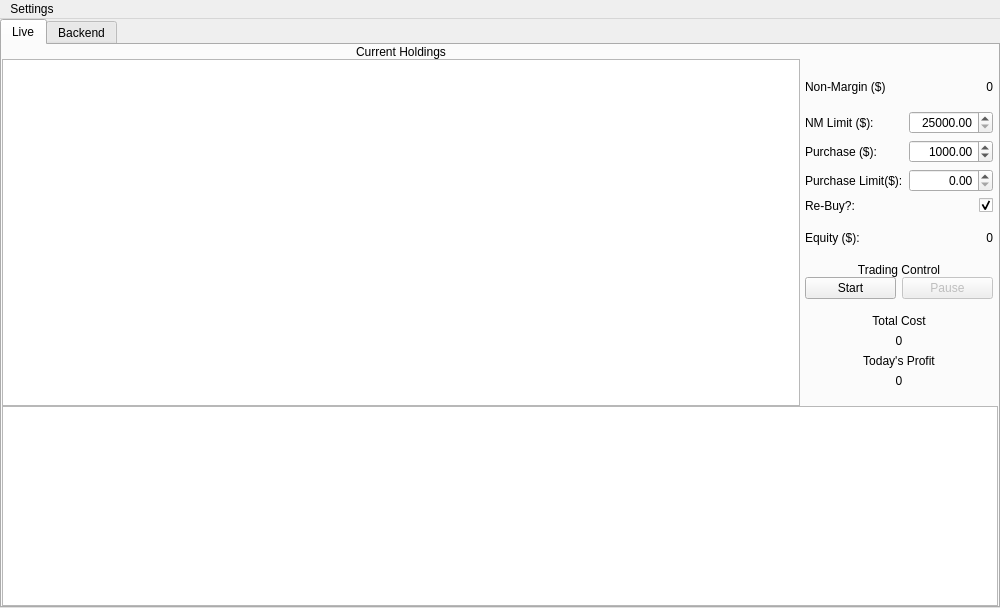
<?xml version="1.0" encoding="UTF-8"?>
<ui version="4.0">
 <class>MainWindow</class>
 <widget class="QMainWindow" name="MainWindow">
  <property name="geometry">
   <rect>
    <x>0</x>
    <y>0</y>
    <width>1000</width>
    <height>608</height>
   </rect>
  </property>
  <property name="windowTitle">
   <string>MainWindow</string>
  </property>
  <widget class="QWidget" name="centralwidget">
   <layout class="QGridLayout" name="gridLayout">
    <property name="leftMargin">
     <number>0</number>
    </property>
    <property name="topMargin">
     <number>0</number>
    </property>
    <property name="rightMargin">
     <number>0</number>
    </property>
    <property name="bottomMargin">
     <number>0</number>
    </property>
    <property name="horizontalSpacing">
     <number>0</number>
    </property>
    <property name="verticalSpacing">
     <number>5</number>
    </property>
    <item row="0" column="0">
     <widget class="QTabWidget" name="tabWidget">
      <property name="currentIndex">
       <number>0</number>
      </property>
      <widget class="QWidget" name="liveTab">
       <attribute name="title">
        <string>Live</string>
       </attribute>
       <layout class="QGridLayout" name="gridLayout_3">
        <property name="leftMargin">
         <number>0</number>
        </property>
        <property name="topMargin">
         <number>0</number>
        </property>
        <property name="rightMargin">
         <number>0</number>
        </property>
        <property name="bottomMargin">
         <number>0</number>
        </property>
        <property name="spacing">
         <number>0</number>
        </property>
        <item row="2" column="1">
         <widget class="QFrame" name="frame">
          <property name="frameShape">
           <enum>QFrame::NoFrame</enum>
          </property>
          <property name="frameShadow">
           <enum>QFrame::Raised</enum>
          </property>
          <layout class="QGridLayout" name="gridLayout_2">
           <property name="leftMargin">
            <number>5</number>
           </property>
           <property name="rightMargin">
            <number>5</number>
           </property>
           <item row="5" column="1">
            <widget class="QLabel" name="holdLabel">
             <property name="whatsThis">
              <string>How much you're worth</string>
             </property>
             <property name="text">
              <string>0</string>
             </property>
             <property name="alignment">
              <set>Qt::AlignRight|Qt::AlignTrailing|Qt::AlignVCenter</set>
             </property>
            </widget>
           </item>
           <item row="0" column="0">
            <widget class="QLabel" name="label_4">
             <property name="text">
              <string>Non-Margin ($)</string>
             </property>
            </widget>
           </item>
           <item row="5" column="0">
            <widget class="QLabel" name="label_3">
             <property name="text">
              <string>Equity ($):</string>
             </property>
            </widget>
           </item>
           <item row="2" column="0">
            <widget class="QLabel" name="label_6">
             <property name="text">
              <string>Purchase ($):</string>
             </property>
            </widget>
           </item>
           <item row="1" column="1">
            <widget class="QDoubleSpinBox" name="marginSpin">
             <property name="whatsThis">
              <string>Min 25k for SEC day trading</string>
             </property>
             <property name="alignment">
              <set>Qt::AlignRight|Qt::AlignTrailing|Qt::AlignVCenter</set>
             </property>
             <property name="minimum">
              <double>25000.000000000000000</double>
             </property>
             <property name="maximum">
              <double>99999.990000000005239</double>
             </property>
             <property name="singleStep">
              <double>0.010000000000000</double>
             </property>
             <property name="value">
              <double>25000.000000000000000</double>
             </property>
            </widget>
           </item>
           <item row="1" column="0">
            <widget class="QLabel" name="label_2">
             <property name="text">
              <string>NM Limit ($):</string>
             </property>
            </widget>
           </item>
           <item row="2" column="1">
            <widget class="QDoubleSpinBox" name="purPrice">
             <property name="whatsThis">
              <string>How much you want to spend on each purchase</string>
             </property>
             <property name="alignment">
              <set>Qt::AlignRight|Qt::AlignTrailing|Qt::AlignVCenter</set>
             </property>
             <property name="maximum">
              <double>999999.989999999990687</double>
             </property>
             <property name="singleStep">
              <double>0.100000000000000</double>
             </property>
             <property name="value">
              <double>1000.000000000000000</double>
             </property>
            </widget>
           </item>
           <item row="4" column="0">
            <widget class="QLabel" name="label_9">
             <property name="text">
              <string>Re-Buy?:</string>
             </property>
            </widget>
           </item>
           <item row="0" column="1">
            <widget class="QLabel" name="marginLabel">
             <property name="whatsThis">
              <string>How much cash ya have on hand</string>
             </property>
             <property name="text">
              <string>0</string>
             </property>
             <property name="alignment">
              <set>Qt::AlignRight|Qt::AlignTrailing|Qt::AlignVCenter</set>
             </property>
            </widget>
           </item>
           <item row="4" column="1">
            <widget class="QCheckBox" name="rebuy">
             <property name="whatsThis">
              <string>If checked, a Tick will placed back on the Queue once sold</string>
             </property>
             <property name="layoutDirection">
              <enum>Qt::RightToLeft</enum>
             </property>
             <property name="text">
              <string/>
             </property>
             <property name="checked">
              <bool>true</bool>
             </property>
            </widget>
           </item>
           <item row="7" column="0" colspan="2">
            <widget class="QFrame" name="frame_4">
             <property name="frameShape">
              <enum>QFrame::NoFrame</enum>
             </property>
             <property name="frameShadow">
              <enum>QFrame::Raised</enum>
             </property>
             <layout class="QGridLayout" name="gridLayout_6">
              <item row="0" column="0">
               <widget class="QLabel" name="label_12">
                <property name="text">
                 <string>Total Cost</string>
                </property>
                <property name="alignment">
                 <set>Qt::AlignCenter</set>
                </property>
               </widget>
              </item>
              <item row="2" column="0">
               <widget class="QLabel" name="label_8">
                <property name="text">
                 <string>Today's Profit</string>
                </property>
                <property name="alignment">
                 <set>Qt::AlignCenter</set>
                </property>
               </widget>
              </item>
              <item row="3" column="0">
               <widget class="QLabel" name="profitLabel">
                <property name="whatsThis">
                 <string>How much you've made today</string>
                </property>
                <property name="text">
                 <string>0</string>
                </property>
                <property name="alignment">
                 <set>Qt::AlignCenter</set>
                </property>
               </widget>
              </item>
              <item row="1" column="0">
               <widget class="QLabel" name="totalCost">
                <property name="whatsThis">
                 <string>How much you've spent today</string>
                </property>
                <property name="text">
                 <string>0</string>
                </property>
                <property name="alignment">
                 <set>Qt::AlignCenter</set>
                </property>
               </widget>
              </item>
             </layout>
            </widget>
           </item>
           <item row="6" column="0" colspan="2">
            <widget class="QFrame" name="frame_3">
             <property name="frameShape">
              <enum>QFrame::NoFrame</enum>
             </property>
             <property name="frameShadow">
              <enum>QFrame::Raised</enum>
             </property>
             <layout class="QGridLayout" name="gridLayout_5">
              <property name="leftMargin">
               <number>0</number>
              </property>
              <property name="topMargin">
               <number>0</number>
              </property>
              <property name="rightMargin">
               <number>0</number>
              </property>
              <property name="bottomMargin">
               <number>0</number>
              </property>
              <property name="verticalSpacing">
               <number>0</number>
              </property>
              <item row="0" column="0" colspan="2">
               <widget class="QLabel" name="label_7">
                <property name="text">
                 <string>Trading Control</string>
                </property>
                <property name="alignment">
                 <set>Qt::AlignCenter</set>
                </property>
               </widget>
              </item>
              <item row="1" column="0">
               <widget class="QPushButton" name="startBut">
                <property name="text">
                 <string>Start</string>
                </property>
               </widget>
              </item>
              <item row="1" column="1">
               <widget class="QPushButton" name="pauseBut">
                <property name="enabled">
                 <bool>false</bool>
                </property>
                <property name="text">
                 <string>Pause</string>
                </property>
               </widget>
              </item>
             </layout>
            </widget>
           </item>
           <item row="3" column="0">
            <widget class="QLabel" name="label">
             <property name="text">
              <string>Purchase Limit($):</string>
             </property>
            </widget>
           </item>
           <item row="3" column="1">
            <widget class="QDoubleSpinBox" name="purLimit">
             <property name="whatsThis">
              <string>How much of the Non-Margin you want to spend</string>
             </property>
             <property name="alignment">
              <set>Qt::AlignRight|Qt::AlignTrailing|Qt::AlignVCenter</set>
             </property>
             <property name="maximum">
              <double>99999.000000000000000</double>
             </property>
            </widget>
           </item>
          </layout>
         </widget>
        </item>
        <item row="3" column="0" colspan="2">
         <widget class="PlotWidget" name="graph">
          <property name="sizePolicy">
           <sizepolicy hsizetype="Preferred" vsizetype="Preferred">
            <horstretch>0</horstretch>
            <verstretch>0</verstretch>
           </sizepolicy>
          </property>
          <property name="minimumSize">
           <size>
            <width>500</width>
            <height>200</height>
           </size>
          </property>
          <property name="frameShape">
           <enum>QFrame::StyledPanel</enum>
          </property>
          <property name="frameShadow">
           <enum>QFrame::Raised</enum>
          </property>
         </widget>
        </item>
        <item row="1" column="0">
         <widget class="QLabel" name="label_5">
          <property name="text">
           <string>Current Holdings</string>
          </property>
          <property name="alignment">
           <set>Qt::AlignCenter</set>
          </property>
         </widget>
        </item>
        <item row="2" column="0">
         <widget class="ObjListTable" name="holding">
          <property name="editTriggers">
           <set>QAbstractItemView::NoEditTriggers</set>
          </property>
          <property name="tabKeyNavigation">
           <bool>false</bool>
          </property>
          <property name="showDropIndicator" stdset="0">
           <bool>false</bool>
          </property>
          <property name="dragDropOverwriteMode">
           <bool>false</bool>
          </property>
          <property name="selectionBehavior">
           <enum>QAbstractItemView::SelectRows</enum>
          </property>
          <attribute name="horizontalHeaderMinimumSectionSize">
           <number>130</number>
          </attribute>
          <attribute name="horizontalHeaderStretchLastSection">
           <bool>true</bool>
          </attribute>
          <attribute name="verticalHeaderCascadingSectionResizes">
           <bool>true</bool>
          </attribute>
         </widget>
        </item>
       </layout>
      </widget>
      <widget class="QWidget" name="backTab">
       <attribute name="title">
        <string>Backend</string>
       </attribute>
       <layout class="QGridLayout" name="gridLayout_4">
        <item row="1" column="0">
         <widget class="Transactions" name="transTable">
          <property name="minimumSize">
           <size>
            <width>200</width>
            <height>0</height>
           </size>
          </property>
          <property name="maximumSize">
           <size>
            <width>400</width>
            <height>16777215</height>
           </size>
          </property>
          <property name="selectionBehavior">
           <enum>QAbstractItemView::SelectRows</enum>
          </property>
          <attribute name="horizontalHeaderDefaultSectionSize">
           <number>85</number>
          </attribute>
          <attribute name="horizontalHeaderStretchLastSection">
           <bool>true</bool>
          </attribute>
          <column>
           <property name="text">
            <string>Tick</string>
           </property>
          </column>
          <column>
           <property name="text">
            <string>Qty</string>
           </property>
          </column>
          <column>
           <property name="text">
            <string>Purchase</string>
           </property>
          </column>
          <column>
           <property name="text">
            <string>Sell</string>
           </property>
          </column>
         </widget>
        </item>
        <item row="0" column="1">
         <widget class="QFrame" name="frame_2">
          <property name="frameShape">
           <enum>QFrame::NoFrame</enum>
          </property>
          <property name="frameShadow">
           <enum>QFrame::Raised</enum>
          </property>
          <layout class="QHBoxLayout" name="horizontalLayout">
           <item>
            <widget class="QLabel" name="label_10">
             <property name="text">
              <string>Queue</string>
             </property>
            </widget>
           </item>
           <item>
            <widget class="QPushButton" name="addQ">
             <property name="sizePolicy">
              <sizepolicy hsizetype="Minimum" vsizetype="Preferred">
               <horstretch>0</horstretch>
               <verstretch>0</verstretch>
              </sizepolicy>
             </property>
             <property name="maximumSize">
              <size>
               <width>75</width>
               <height>25</height>
              </size>
             </property>
             <property name="text">
              <string>Add Tick</string>
             </property>
            </widget>
           </item>
          </layout>
         </widget>
        </item>
        <item row="0" column="0">
         <widget class="QLabel" name="label_11">
          <property name="text">
           <string>Transactions</string>
          </property>
         </widget>
        </item>
        <item row="1" column="1">
         <widget class="ObjListTable" name="queue">
          <property name="editTriggers">
           <set>QAbstractItemView::NoEditTriggers</set>
          </property>
          <property name="tabKeyNavigation">
           <bool>false</bool>
          </property>
          <property name="showDropIndicator" stdset="0">
           <bool>false</bool>
          </property>
          <property name="dragDropOverwriteMode">
           <bool>false</bool>
          </property>
          <property name="selectionBehavior">
           <enum>QAbstractItemView::SelectRows</enum>
          </property>
          <attribute name="horizontalHeaderMinimumSectionSize">
           <number>130</number>
          </attribute>
          <attribute name="horizontalHeaderStretchLastSection">
           <bool>true</bool>
          </attribute>
          <attribute name="verticalHeaderCascadingSectionResizes">
           <bool>true</bool>
          </attribute>
         </widget>
        </item>
       </layout>
      </widget>
     </widget>
    </item>
   </layout>
  </widget>
  <widget class="QMenuBar" name="menubar">
   <property name="geometry">
    <rect>
     <x>0</x>
     <y>0</y>
     <width>1000</width>
     <height>26</height>
    </rect>
   </property>
   <widget class="QMenu" name="menuSettings">
    <property name="title">
     <string>Settings</string>
    </property>
    <addaction name="actionAPI"/>
   </widget>
   <addaction name="menuSettings"/>
  </widget>
  <action name="actionAPI">
   <property name="text">
    <string>API</string>
   </property>
  </action>
 </widget>
 <customwidgets>
  <customwidget>
   <class>PlotWidget</class>
   <extends>QGraphicsView</extends>
   <header>pyqtgraph</header>
  </customwidget>
  <customwidget>
   <class>Transactions</class>
   <extends>QTableWidget</extends>
   <header>ObjList</header>
  </customwidget>
  <customwidget>
   <class>ObjListTable</class>
   <extends>QTableView</extends>
   <header>ObjList</header>
  </customwidget>
 </customwidgets>
 <resources/>
 <connections/>
</ui>
